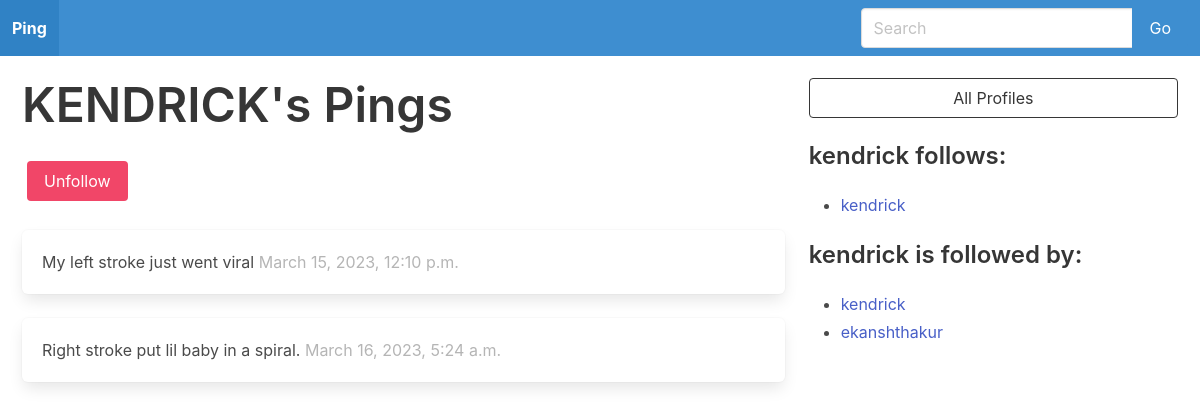
/profile/9 (signed in), run on an earlier commit of the app's database.
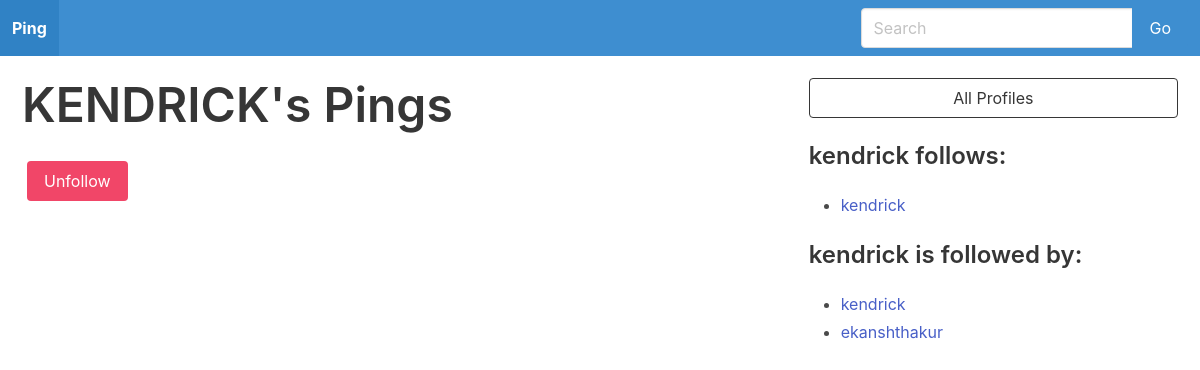
And on a later commit of the database.
### Ping/models.py (models this page shows, shortened)
class Pings(models.Model):
    user = models.ForeignKey(
        User, related_name = "pinged" , on_delete=models.DO_NOTHING
    )
    body = models.CharField(max_length=250)
    created_on = models.DateTimeField(auto_now_add= True)
    parent = models.ForeignKey("self", on_delete=models.CASCADE, blank= True, null=True, related_name= 'children')
    likes = models.ManyToManyField(User, blank=True, null=True, related_name='liked')

class Profile(models.Model):
    user = models.OneToOneField(User, on_delete =models.CASCADE)
    follows = models.ManyToManyField(
        "self",
        related_name = "followed_by",
        symmetrical= False,
        blank = True
    )
    def __str__(self):
        return self.user.username

### Ping/views.py (the view, shortened to what this page needs)
# urls.py: path('profile/<int:pk>', profile, name = 'profile'),
def profile(request,pk ):
    if not hasattr(request.user , 'profile'):
        missing_profile = Profile(user = request.user)
        missing_profile.save()
    profile = Profile.objects.get(pk=pk)
    return render(request, 'profile.html', {"profile" : profile})

### templates/profile.html (shortened to what this page needs)
{% extends 'base.html' %} {% block content %}
<div class="columns is-vcentered" style="
    display: flex;
    align-items: start;
    margin: 10px;
    justify-content: space-evenly;
  ">
  <div class="column is-two-thirds">
    <div class="block">
      <h1 class="title is-1">{{profile.user.username|upper}}'s Pings</h1>
      <form action="" method="post">
        <div class="buttons has-addons" style="padding: 5px;">
          {% if profile in user.profile.follows.all %}
          <button class="button is-danger " name="follows" value="unfollow">Unfollow</button>
          {% else %}
          <button class="button is-success " name="follows" value="follow">Follow</button>
          {% endif %}
        </div>
      </form>
    </div>
    <div class="content">
      {% for ping in profile.user.pinged.all%}
      <div class="box">
        {{ping.body}}
        <span class="is-small has-text-grey-light">
          {{ping.created_on}}
        </span>
      </div>
      {% endfor %}
    </div>
  </div>
<div class="column is-one-third">
  <div class="block">
    <a href="{% url 'profile_list' %}">
      <button class="button is-dark is-outlined is-fullwidth">
        All Profiles
      </button>
    </a>
  </div>
  <div class="block">
    <h3 class="title is-4">{{profile.user.username}} follows:</h3>
    <div class="content">
      <ul>
        {% for following in profile.follows.all %}
        <li>
          <a href="{% url 'profile' following.id %}"> {{ following }} </a>
        </li>
        {% endfor %}
      </ul>
    </div>
  </div>
  <div class="block">
    <h3 class="title is-4">{{profile.user.username}} is followed by:</h3>
    <div class="content">
      <ul>
        {% for follower in profile.followed_by.all %}
        <li>
          <a href="{% url 'profile' follower.id%}"> {{ follower }} </a>
        </li>
        {% endfor %}
      </ul>
    </div>
  </div>
</div>
</div>
</div>
{% endblock content %}

What changed in the data, as far as the page shows it:
removed Pings: body "My left stroke just went viral", created_on "March 15, 2023, 12:10 p.m."
removed Pings: body "Right stroke put lil baby in a spiral.", created_on "March 16, 2023, 5:24 a.m."
